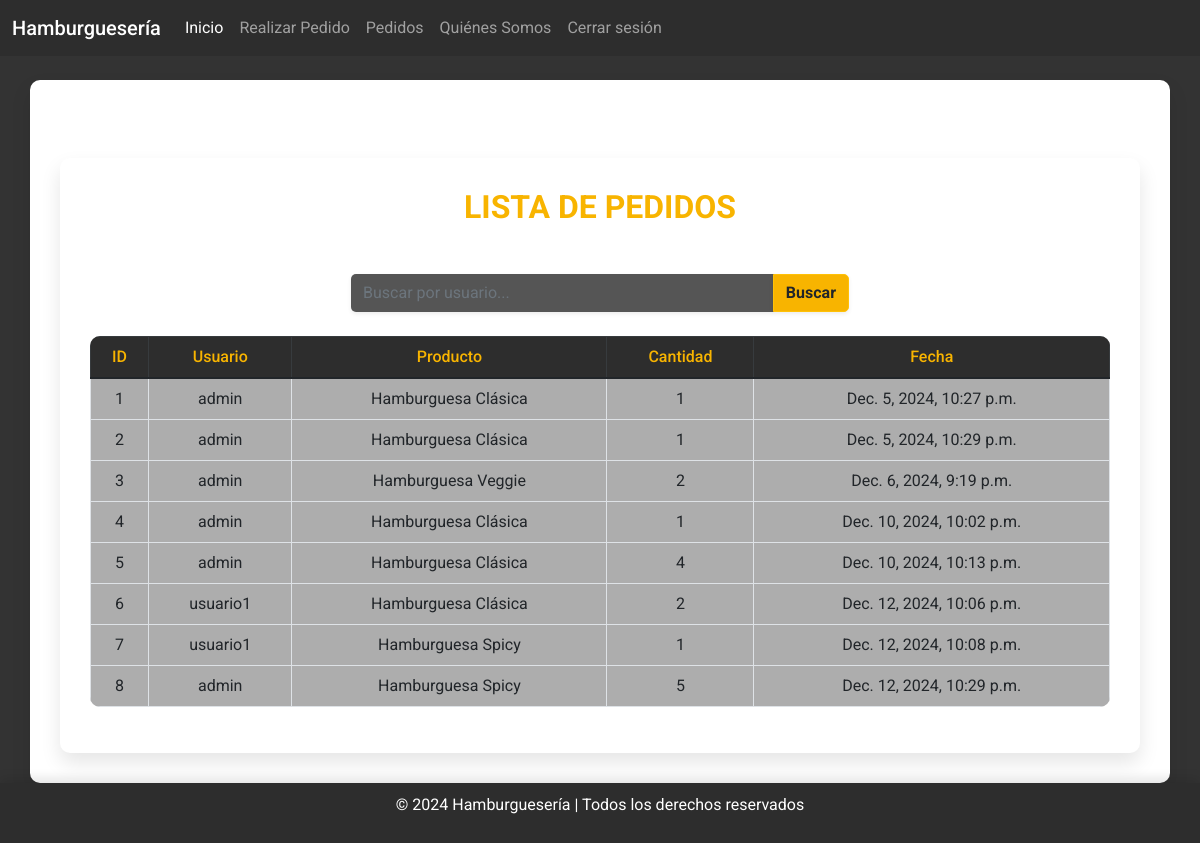
Screenshot of /pedidos/lista/ (signed in) with the database file from the repository.
### pedidos/models.py (models this page shows, shortened)
class Pedido(models.Model):
    usuario = models.ForeignKey(User, on_delete=models.CASCADE, default=1)
    hamburguesa = models.ForeignKey(Hamburguesa, on_delete=models.CASCADE)
    cantidad = models.IntegerField()
    fecha_pedido = models.DateTimeField(auto_now_add=True)

### menu_app/models.py (models this page shows)
class Hamburguesa(models.Model):
    nombre = models.CharField(max_length=100)
    descripcion = models.TextField()
    precio = models.DecimalField(max_digits=5, decimal_places=2)
    imagen = models.ImageField(upload_to='hamburguesas/', null=True, blank=True)
    def __str__(self):
        return self.nombre

### pedidos/views.py (the view)
# urls.py: path('pedidos/lista/', views.lista_pedidos, name='lista_pedidos'),
def lista_pedidos(request):
    query = request.GET.get('usuario', '')
    if query:
        pedidos = Pedido.objects.filter(usuario__username__icontains=query)
    else:
        pedidos = Pedido.objects.all()
    return render(request, 'pedidos/lista_pedidos.html', {'pedidos': pedidos, 'query': query})

### pedidos/templates/pedidos/lista_pedidos.html (shortened to what this page needs)
{% extends 'base.html' %}
{% block content %}
<div class="container mt-5">
    <h2 class="text-center mb-5 text-uppercase fw-bold" style="color: #f8b400;">Lista de Pedidos</h2>
    <div class="row justify-content-center mb-4">
        <div class="col-md-6">
            <form method="get" action="" class="input-group">
                <input type="text" name="usuario" class="form-control border-0 shadow-sm" placeholder="Buscar por usuario..." value="{{ query }}">
                <button type="submit" class="btn btn-warning text-dark fw-bold shadow-sm">Buscar</button>
            </form>
        </div>
    </div>
    <div class="table-responsive">
        <table class="table table-hover table-bordered align-middle">
            <thead class="table-dark text-center">
                <tr>
                    <th>ID</th>
                    <th>Usuario</th>
                    <th>Producto</th>
                    <th>Cantidad</th>
                    <th>Fecha</th>
                </tr>
            </thead>
            <tbody class="text-center">
                {% for pedido in pedidos %}
                <tr class="table-row">
                    <td>{{ pedido.id }}</td>
                    <td>{{ pedido.usuario.username }}</td>
                    <td>{{ pedido.hamburguesa }}</td>
                    <td>{{ pedido.cantidad }}</td>
                    <td>{{ pedido.fecha_pedido }}</td>
                </tr>
                {% empty %}
                <tr>
                    <td colspan="5" class="text-danger fw-bold">No hay pedidos disponibles.</td>
                </tr>
                {% endfor %}
            </tbody>
        </table>
    </div>
</div>
{% endblock %}

### templates/base.html (style rules this page uses)
body { font-family: 'Roboto', sans-serif; background-color: #f4f4f4; color: #333; }
.container { background-color: #fff; padding: 30px; border-radius: 10px; box-shadow: 0px 10px 20px rgba(0, 0, 0, 0.1); margin-top: 30px; }

### pedidos/templates/pedidos/lista_pedidos.html (style rules this page uses)
body { font-family: 'Roboto', sans-serif; background-color: #333333; color: #ddd; margin-bottom: 60px; }
.table { background-color: #adadad; border-radius: 10px; overflow: hidden; transition: transform 0.3s ease-in-out; }
.table-row { transition: background-color 0.3s ease, transform 0.2s ease; }
.table th { background-color: #2d2d2d; color: #f8b400; font-weight: 500; }
.input-group input { background-color: #555; color: #fff; border: 2px solid #f8b400; border-radius: 5px 0 0 5px; }
.input-group button { background-color: #f8b400; color: #333; border-radius: 0 5px 5px 0; transition: background-color 0.3s ease; }

### rows the page displays
Pedido: id "1", usuario.username "admin", hamburguesa "Hamburguesa Clásica", cantidad "1", fecha_pedido "Dec. 5, 2024, 10:27 p.m."
Pedido: id "2", usuario.username "admin", hamburguesa "Hamburguesa Clásica", cantidad "1", fecha_pedido "Dec. 5, 2024, 10:29 p.m."
Pedido: id "3", usuario.username "admin", hamburguesa "Hamburguesa Veggie", cantidad "2", fecha_pedido "Dec. 6, 2024, 9:19 p.m."
Pedido: id "4", usuario.username "admin", hamburguesa "Hamburguesa Clásica", cantidad "1", fecha_pedido "Dec. 10, 2024, 10:02 p.m."
Pedido: id "5", usuario.username "admin", hamburguesa "Hamburguesa Clásica", cantidad "4", fecha_pedido "Dec. 10, 2024, 10:13 p.m."
Pedido: id "6", usuario.username "usuario1", hamburguesa "Hamburguesa Clásica", cantidad "2", fecha_pedido "Dec. 12, 2024, 10:06 p.m."
Pedido: id "7", usuario.username "usuario1", hamburguesa "Hamburguesa Spicy", cantidad "1", fecha_pedido "Dec. 12, 2024, 10:08 p.m."
Pedido: id "8", usuario.username "admin", hamburguesa "Hamburguesa Spicy", cantidad "5", fecha_pedido "Dec. 12, 2024, 10:29 p.m."
